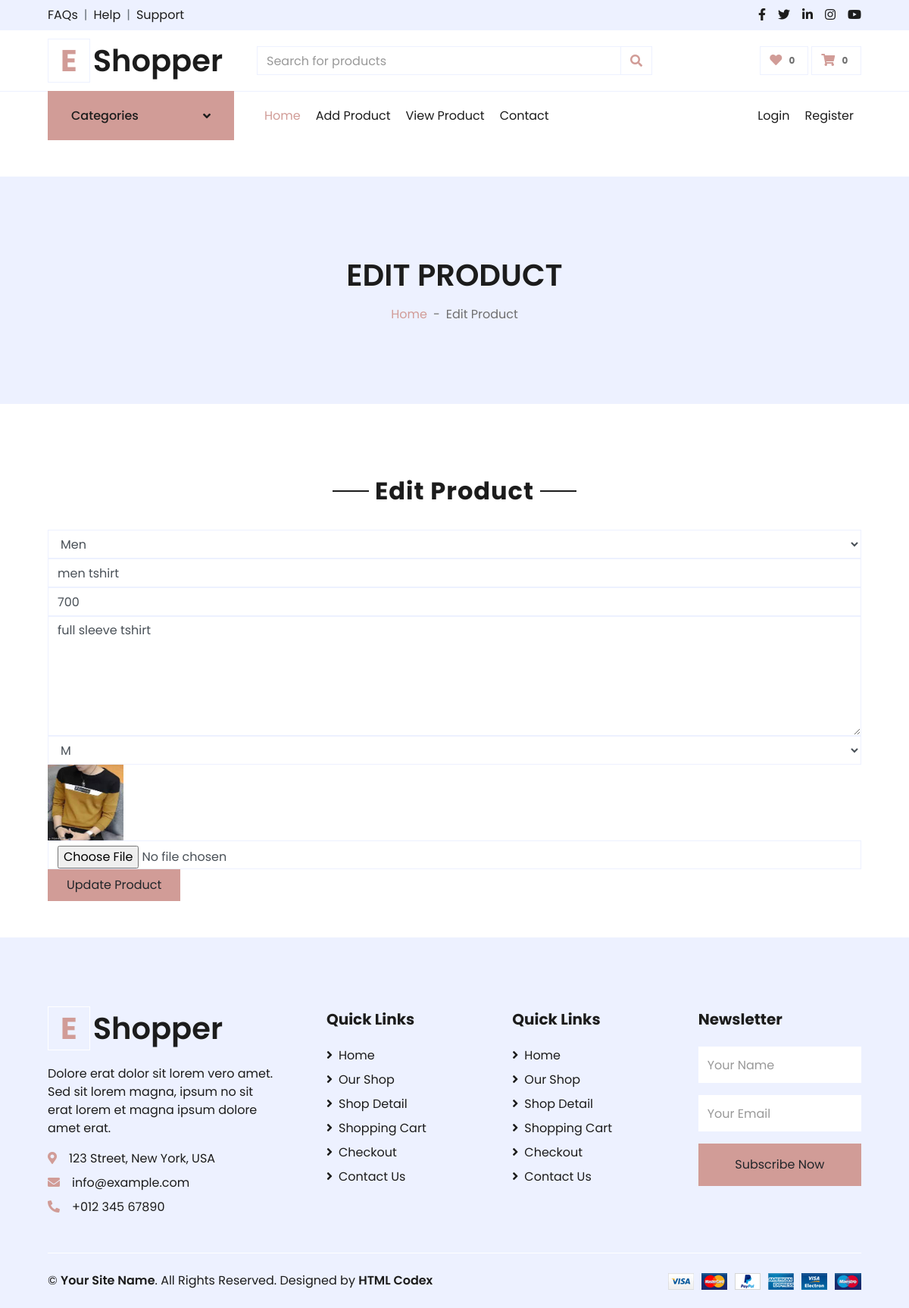
Screenshot of /seller-edit-product/2/ with the database file from the repository.
### myapp/models.py (models this page shows, shortened)
class Product(models.Model):
	category=(
			('men','men'),
			('women','women'),
			('kid','kid'),
		)
	size=(
			("s","s"),
			("m","m"),
			("l","l"),
			("xl","xl"),
			("xxl","xxl"),
		)
	seller=models.ForeignKey(User,on_delete=models.CASCADE)
	product_category=models.CharField(max_length=100,choices=category)
	product_name=models.CharField(max_length=100)
	product_price=models.PositiveIntegerField()
	product_desc=models.TextField()
	product_size=models.TextField(max_length=100,choices=size)
	product_image=models.ImageField(upload_to="product_pic/")

### myapp/views.py (the view)
# urls.py: path('seller-edit-product/<int:pk>/',views.seller_edit_product,name='seller-edit-product'),
def seller_edit_product(request,pk):
	product=Product.objects.get(pk=pk)
	if request.method=="POST":
		product.product_category=request.POST['product_category']
		product.product_name=request.POST['product_name']
		product.product_price=request.POST['product_price']
		product.product_desc=request.POST['product_desc']
		product.product_size=request.POST['product_size']
		try:
			product.product_image=request.FILES['product_image']
		except:
			pass
		product.save()
		msg="Product Updated Successfully"
		return render(request,'seller-edit-product.html',{'product':product,'msg':msg})
	else:
		return render(request,'seller-edit-product.html',{'product':product})

### myapp/templates/seller-edit-product.html (shortened to what this page needs)
{% extends 'seller-header.html' %}
{% load static %}
{% block content %}
<!DOCTYPE html>
<html lang="en">
<head>
</head>
<body>
    <div class="container-fluid bg-secondary mb-5">
        <div class="d-flex flex-column align-items-center justify-content-center" style="min-height: 300px">
            <h1 class="font-weight-semi-bold text-uppercase mb-3">Edit Product</h1>
            <div class="d-inline-flex">
                <p class="m-0"><a href="">Home</a></p>
                <p class="m-0 px-2">-</p>
                <p class="m-0">Edit Product</p>
            </div>
        </div>
    </div>
    <div class="container-fluid pt-5">
        <div class="text-center mb-4">
            <h2 class="section-title px-5"><span class="px-2">Edit Product </span></h2>
        </div>
        <div class="row px-xl-5">
            <div class="col-lg-12 mb-12">
                <div class="contact-form">
                    <form method="post" action="{% url 'seller-edit-product' pk=product.pk %}" enctype="multipart/form-data">
                        <div class="control-group">
                            <select name="product_category" class="form-control" id="name">
                                {% if product.product_category == "men" %}
                                    <option value="men" selected>Men</option>
                                {% elif product.product_category == "women" %}
                                    <option>---Select Product Category ---</option>
                                    <option value="men">Men</option>
                                    <option value="women" selected>Women</option>
                                    <option value="kid">Kid</option>
                                {% elif product.product_category == "kid" %}
                                    <option>---Select Product Category ---</option>
                                    <option value="men">Men</option>
                                    <option value="women">Women</option>
                                    <option value="kid" selected>Kid</option>
                                {% endif %}
                            </select>
                        </div>
                        <div class="control-group">
                            <input type="text" class="form-control" id="name" value="{{product.product_name}}" name="product_name">
                        </div>
                        <div class="control-group">
                            <input type="text" class="form-control" id="name" value="{{product.product_price}}" name="product_price">
                        </div>
                        <div class="control-group">
                            <textarea class="form-control" rows="6" id="message" name="product_desc">{{product.product_desc}}</textarea>
                        </div>
                        <div class="control-group">
                            <select name="product_size" class="form-control" id="name">
                                {% if product.product_size == "s" %}
                                    <option>---Select Product Size ---</option>
                                    <option value="s" selected>S</option>
                                    <option value="m">M</option>
                                    <option value="l">L</option>
                                    <option value="xl">XL</option>
                                    <option value="xxl">XXL</option>
                                {% elif product.product_size == "m" %}
                                    <option value="m" selected>M</option>
                                {% endif %}
                            </select>
                        </div>
                        <div class="control-group">
                            <img src="{{product.product_image.url}}" width="100px" height="100px">
                        </div>
                        <div class="control-group">
                            <input type="file" class="form-control" id="email" name="product_image" />
                        </div>
                        <div>
                            <button class="btn btn-primary py-2 px-4" type="submit" id="sendMessageButton">Update Product </button>
                        </div>
                    </form>
                </div>
            </div>
        </div>
    </div>
</body>
</html>
{% endblock %}

### rows the page displays
Product: product_category "Men", product_name "men tshirt", product_price "700", product_desc "full sleeve tshirt", product_size "M", product_image (picture)
